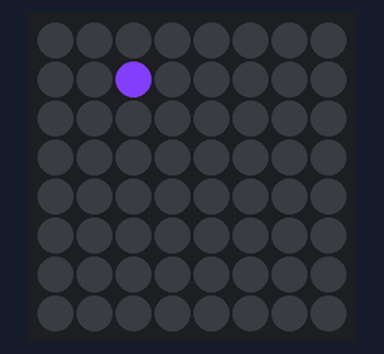
This program was run on a simulated Raspberry Pi (BCM pin numbers) with a Sense HAT. Parts: the Sense HAT's 8×8 RGB LED matrix. Random numbers come from a fixed seed.

Above: at 0.6 s.
At 1.6 s:
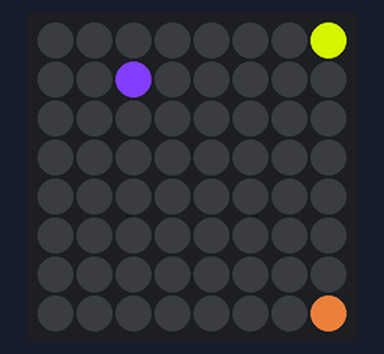
At 2.6 s:
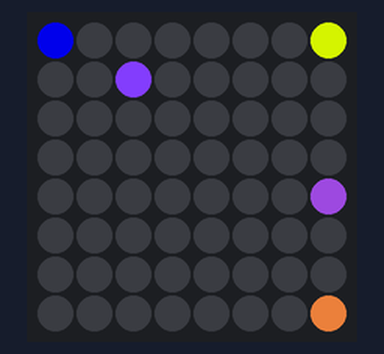
At 5.1 s:
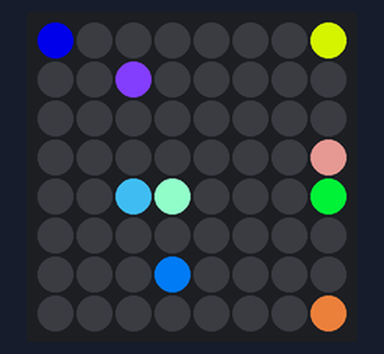
At 9.6 s:
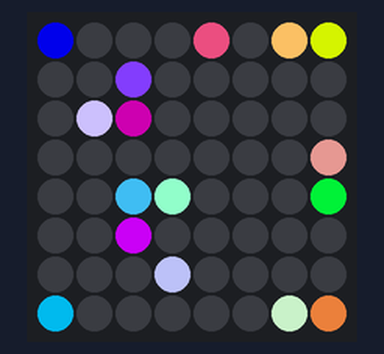
At 27.1 s:
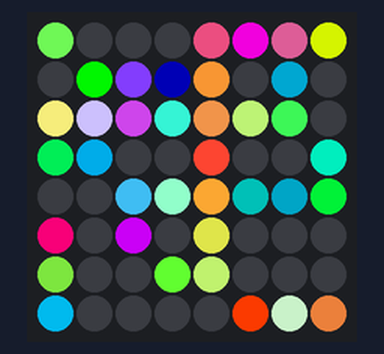

The program:

sparkles729.py
```python
from sense_hat import SenseHat
import random
import time
sense=SenseHat()
sense.clear()
while(True):
    x=random.randint(0,7)
    y=random.randint(0,7)
    r,g,b=random.randint(0,255),random.randint(0,255),random.randint(0,255)
#    sense.clear()
    time.sleep(0.5)
    sense.set_pixel(x,y,r,g,b)
```
